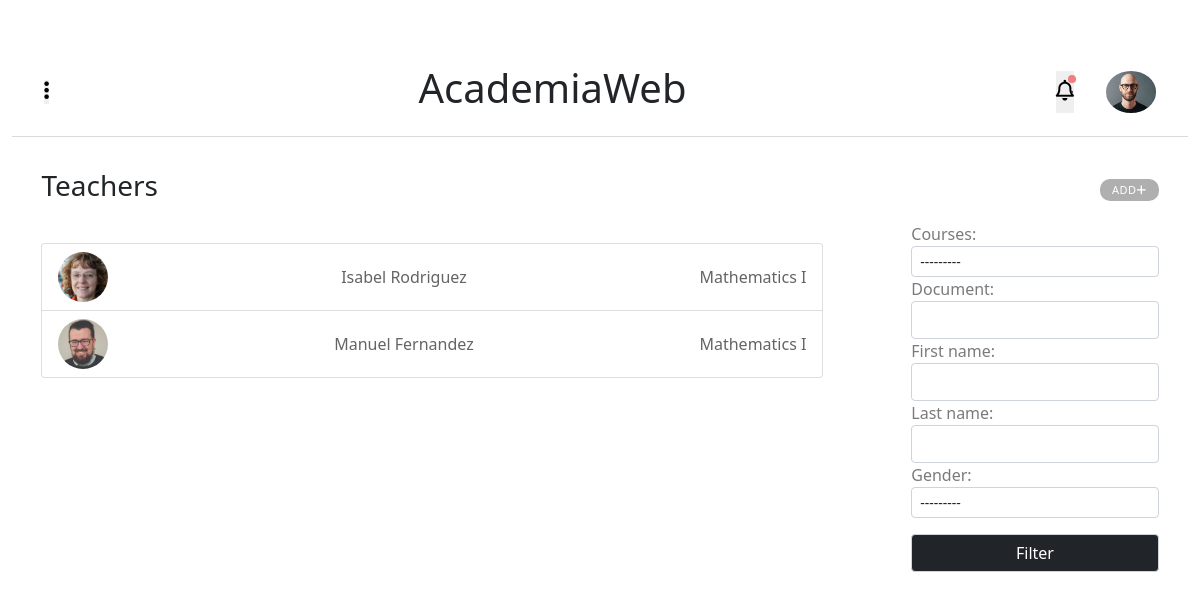
The page /academiaweb/teachers/ (signed in) on the database its author committed.
### main_app/models.py (models this page shows, shortened)
class Admins(models.Model):
    id              = models.AutoField(primary_key=True)
    user            = models.ForeignKey(UserAccount,on_delete=models.CASCADE)
    document        = models.CharField(max_length=8,unique=True)
    first_name      = models.CharField(max_length=200)
    last_name       = models.CharField(max_length=200)
    date_of_birth   = models.DateField(default=datetime.date.today)
    gender_choice   = (('male','male'),('feminine','feminine'),('undefined','undefined'))
    gender          = models.CharField(max_length=10, default='male', choices=gender_choice)
    nationality     = CountryField()
    description     = models.TextField(max_length=500,blank=True)
    profile_picture = models.ImageField(blank=True,null=True, upload_to='admins/profile_pictures')
    class Meta():
        verbose_name        = 'Admin'
        verbose_name_plural = 'Admins'
    @property
    def full_name(self):
        return '{} {}'.format(self.first_name,self.last_name)

class Teachers(models.Model):
    id              = models.AutoField(primary_key=True)
    user            = models.ForeignKey(UserAccount,on_delete=models.CASCADE)
    courses         = models.ForeignKey(Courses,on_delete=models.CASCADE)
    document        = models.CharField(max_length=8,unique=True)
    first_name      = models.CharField(max_length=200)
    last_name       = models.CharField(max_length=200)
    date_of_birth   = models.DateField(default=datetime.date.today)
    gender_choice   = (('male','male'),('feminine','feminine'),('undefined','undefined'))
    gender          = models.CharField(max_length=10, default='male', choices=gender_choice)
    nationality     = CountryField()
    description     = models.TextField(max_length=500,blank=True)
    profile_picture = models.ImageField(blank=True,null=True, upload_to='teachers/profile_pictures')
    class Meta():
        verbose_name        = 'Teacher'
        verbose_name_plural = 'Teachers'
    @property
    def full_name(self):
        return '{} {}'.format(self.first_name,self.last_name)
    @property
    def email(self):
        return str(self.user)

class Courses(models.Model):
    id             = models.AutoField(primary_key=True)
    name           = models.CharField(max_length=200)
    description    = models.TextField()
    year           = models.ForeignKey(SchoolYears,on_delete=models.CASCADE)
    course_picture = models.ImageField(blank=True,null=True, upload_to='course_pictures')
    class Meta():
        verbose_name        = 'Course'
        verbose_name_plural = 'Courses'
    def __str__(self):
        return self.name

### main_app/views.py (the view)
# urls.py: path('teachers/',views.TeachersView,name='teachers'),
def TeachersView(request):
    data = user_profile(request)
    user = data['user']
    teachers = Teachers.objects.all()
    filters  = TeachersFilters(request.GET,queryset=teachers)
    teachers = filters.qs
    title    = 'Teachers'
    create_url   =  'teacher_create'
    context  = {'teachers':teachers,'filters':filters,'title':title,'user':user,'create_url':create_url}
    return render(request,'request_list.html',context)

### main_app/models.py (called while the page is built)
    def __str__(self):
        return self.email

### main_app/utils.py (called while the page is built, shortened)
def user_profile(request):
    if request.user.is_admin or request.user.is_superuser:
        user          = Admins.objects.get(user=request.user)
        admins        = Admins.objects.all()
        teachers      = Teachers.objects.all()
        students      = Students.objects.all()
        courses       = Courses.objects.all()
        notifications = Notifications.objects.all()
        events        = Events.objects.all()
    return {'user':user,'courses':courses,'admins':admins,'teachers':teachers,'students':students,'events':events,'notifications':notifications}

### main_app/templates/request_list.html (shortened to what this page needs)
{% extends 'base_home.html' %}
{% load static %}
{% block content %}
<link rel="stylesheet" href="{% static 'css/request_list.css' %}">
<div class="content">
    <div class="content-title">
        <h3>{{title}}</h3>
        {% if request.user.is_admin or request.user.is_teacher %}{% if create_url %}
        <a href="{{create_url}}"><p>Add<i class="fas fa-plus"></i></p></a>
        {% endif %}{% endif %}
    </div>
    <div class="list-users">
        <ul class="list-group">
            {% if students %}{% for student in students %}
            <li class="list-group-item">
                <a href="{% url 'student' student.email %}">
                    <img  class="profile_picture" src="{{student.profile_picture.url}}">
                    <p id="info1">{{student.full_name}}</p>
                    <p id="info2">{{student.yearl}}</p>
                </a>
            </li>{% endfor %}
            {% elif teachers %}{% for teacher in teachers %}
            <li class="list-group-item">
                <a href="{% url 'teacher' teacher.email %}">
                    <img  class="profile_picture" src="{{teacher.profile_picture.url}}">
                    <p id="info1">{{teacher.full_name}}</p>
                    <p id="info2">{{teacher.courses}}</p>
                </a>
            </li>{% endfor %}
            {% else %}
                <li class="list-group-item">
                    No Results Found...
                </li>
            {% endif %}
        </ul>
        {% if filters %}
        <div class="filters">
            <form method="GET">
                {{filters.form}}
                <input type="submit" value="Filter">
            </form>
        </div>
        {% endif %}
    </div>
</div>
{% endblock %}

### main_app/templates/base_home.html (shortened to what this page needs)
<!DOCTYPE html>
<html lang="en">
<head>
    {% load static %}
    <link href="https://cdn.jsdelivr.net/npm/bootstrap@5.0.1/dist/css/bootstrap.min.css" rel="stylesheet">
    <link rel="stylesheet" href="{% static 'css/base_home.css' %}">
</head>
  <body>
    <div class="main">
            <div class="title-pag">
                <div class="title_and_bar">
                    <button id="icon_menu" onclick="toggleMenu()"><i class="fas fa-ellipsis-v"></i></button>
                    <a href="{% url 'home' %}">
                        <h1>AcademiaWeb</h1>
                    </a>
                </div>
                <div class="user_and_noti">
                    <button id="icon-noti" onclick="toggleNoti()"><i class="far fa-bell"></i></button>
                    <span id="alert">.</span>
                    <a href="{% url 'user_profile'  user.full_name  %}">
                    <img src="{{user.profile_picture.url}}" >
                    </a>
                </div>
            </div>
            <div class="content-extends col">
            {% block content %}
            {% endblock %}
            </div>
    </div>
</body>
</html>

### main_app/static/css/base_home.css (style rules this page uses)
.main { width: 100%; padding-right: var(--bs-gutter-x,.75rem); padding-left: var(--bs-gutter-x,.75rem); margin-right: auto; margin-left: auto; }
button { border: none; padding: 0; margin: 0; }
.title-pag { display: flex; width: 100%; justify-content: space-between; align-items: center; padding: 4rem 2rem 1rem; border-bottom: 1px solid #d9dadc; }
.title-pag .title_and_bar { display: contents; align-items: center; }
.title_and_bar i, .user_and_noti i { font-size: 1.3rem; cursor: pointer; }
.title_and_bar a { text-decoration: none; color: #212529; }
.title-pag .user_and_noti img { display: none; width: 50px; border-radius: 50%; }
.user_and_noti span { padding: 0 2px; background: lightcoral; position: absolute; max-height: 8px; right: 40px; top: 72px; border-radius: 50%; }
@media (min-width:575px) { .title-pag .user_and_noti { display: flex; } }
@media (min-width:575px) { .title-pag .user_and_noti img { display: block; margin: 0 0 0 2rem; } }
@media (min-width:575px) { .user_and_noti span { right: 124px; top: 75px; } }

### main_app/static/css/request_list.css (style rules this page uses)
.content { width: 100%; }
.content-title { display: flex; justify-content: space-between; align-items: center; width: 95%; padding: 2rem 0 0 0; margin: auto; }
.content-title a { text-decoration: none; }
.content-title a p { background: rgb(175, 175, 175); color: white; transition: all 0.2s; border-radius: 10px; margin: 0; padding: 3px 12px; font-weight: 400; font-size: 11px; text-transform: uppercase; letter-spacing: 0.5px; }
.list-group { padding: 2rem 0 0 0; }
.list-group-item a { text-decoration: none; display: flex; align-items: center; justify-content: space-between; }
.list-group-item a p { margin: 0; color: rgb(100, 100, 100); }
.list-group-item a img.profile_picture { width: 50px; border-radius: 50%; }
.list-group-item a p#info2 { display: none; }
.filters { padding: 0.7rem 0 0 2rem; width: 25%; }
form { visibility: hidden; opacity: 0; position: absolute; transition: all 0.2s; }
form input { display: block; width: 100%; padding: .375rem .75rem; font-size: 1rem; font-weight: 400; line-height: 1.5; color: #212529; background-color: #fff; background-clip: padding-box; border: 1px solid #ced4da; -webkit-appearance: none; -moz-appearance: none; appearance: none; border-radius: .25rem; transition: border-color .15s ease-in-out,box-shadow .15s ease-in-out; }
form input[type=submit] { background: #212529; color: white; margin: 1rem 0 0 0; }
form select { display: block; width: 100%; -moz-padding-start: calc(0.75rem - 3px); font-weight: 400; line-height: 1.5; color: #212529; background-color: #fff; background-image: url('http://www.w3.org/2000/svg'); background-repeat: no-repeat; background-position: right .75rem center; background-size: 16px 12px; border: 1px solid #ced4da; border-radius: .25rem; transition: border-color .15s ease-in-out,box-shadow .15s ease-in-out; -webkit-appearance: none; -moz-appearance: none; appearance: none; padding-top: .25rem; padding-bottom: .25rem; padding-left: .5rem; font-size: .875rem; }
form label { color: rgb(122, 122, 122); }
@media (min-width:575px) { .list-group-item a p#info2 { display: block; } }
@media (min-width:1000px) { .list-users { display: flex; justify-content: space-between; width: 95%; margin: auto; } }
@media (min-width:1000px) { .list-group { width: 70%; } }
@media (min-width:1000px) { .filters form { visibility: visible; opacity: 1; position: relative; } }
@media (min-width:1000px) { form { margin: auto; } }

### rows shown on the page
Admins: profile_picture (picture)
Teachers: profile_picture (picture), full_name "Isabel Rodriguez", courses "Mathematics I"
Teachers: profile_picture (picture), full_name "Manuel Fernandez", courses "Mathematics I"

### other values the page prints
{{ title }} "Teachers"
